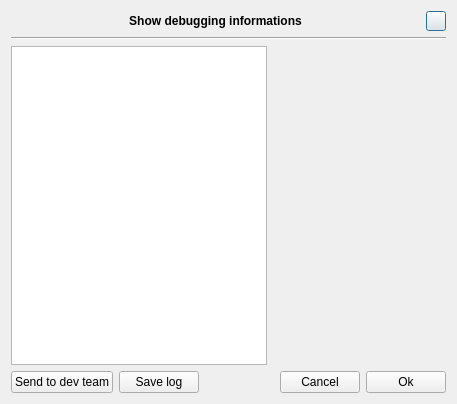
<?xml version="1.0" encoding="UTF-8"?>
<ui version="4.0">
 <class>Core::Internal::DebugDialog</class>
 <widget class="QDialog" name="Core::Internal::DebugDialog">
  <property name="geometry">
   <rect>
    <x>0</x>
    <y>0</y>
    <width>457</width>
    <height>404</height>
   </rect>
  </property>
  <property name="windowTitle">
   <string>Dialog</string>
  </property>
  <layout class="QGridLayout" name="gridLayout">
   <item row="0" column="0">
    <layout class="QHBoxLayout" name="horizontalLayout_2">
     <item>
      <widget class="QLabel" name="label">
       <property name="sizePolicy">
        <sizepolicy hsizetype="Preferred" vsizetype="Fixed">
         <horstretch>0</horstretch>
         <verstretch>0</verstretch>
        </sizepolicy>
       </property>
       <property name="font">
        <font>
         <weight>75</weight>
         <bold>true</bold>
        </font>
       </property>
       <property name="text">
        <string>Show debugging informations</string>
       </property>
       <property name="alignment">
        <set>Qt::AlignCenter</set>
       </property>
      </widget>
     </item>
     <item>
      <widget class="QPushButton" name="fullScreenButton">
       <property name="minimumSize">
        <size>
         <width>20</width>
         <height>20</height>
        </size>
       </property>
       <property name="maximumSize">
        <size>
         <width>20</width>
         <height>20</height>
        </size>
       </property>
       <property name="text">
        <string/>
       </property>
      </widget>
     </item>
    </layout>
   </item>
   <item row="1" column="0">
    <widget class="Line" name="line">
     <property name="orientation">
      <enum>Qt::Horizontal</enum>
     </property>
    </widget>
   </item>
   <item row="2" column="0">
    <layout class="QHBoxLayout" name="horizontalLayout_3">
     <item>
      <widget class="QTreeWidget" name="tree">
       <property name="sizePolicy">
        <sizepolicy hsizetype="Preferred" vsizetype="Expanding">
         <horstretch>0</horstretch>
         <verstretch>0</verstretch>
        </sizepolicy>
       </property>
       <attribute name="headerVisible">
        <bool>false</bool>
       </attribute>
       <column>
        <property name="text">
         <string notr="true">1</string>
        </property>
       </column>
      </widget>
     </item>
     <item>
      <widget class="QWidget" name="forStack" native="true">
       <property name="sizePolicy">
        <sizepolicy hsizetype="Expanding" vsizetype="Expanding">
         <horstretch>0</horstretch>
         <verstretch>0</verstretch>
        </sizepolicy>
       </property>
       <property name="minimumSize">
        <size>
         <width>100</width>
         <height>100</height>
        </size>
       </property>
      </widget>
     </item>
    </layout>
   </item>
   <item row="3" column="0">
    <layout class="QHBoxLayout" name="horizontalLayout">
     <item>
      <widget class="QPushButton" name="butSend">
       <property name="sizePolicy">
        <sizepolicy hsizetype="Expanding" vsizetype="Fixed">
         <horstretch>0</horstretch>
         <verstretch>0</verstretch>
        </sizepolicy>
       </property>
       <property name="text">
        <string>Send to dev team</string>
       </property>
      </widget>
     </item>
     <item>
      <widget class="QPushButton" name="butSave">
       <property name="text">
        <string>Save log</string>
       </property>
      </widget>
     </item>
     <item>
      <spacer name="horizontalSpacer">
       <property name="orientation">
        <enum>Qt::Horizontal</enum>
       </property>
       <property name="sizeHint" stdset="0">
        <size>
         <width>40</width>
         <height>20</height>
        </size>
       </property>
      </spacer>
     </item>
     <item>
      <widget class="QPushButton" name="pushButton_2">
       <property name="sizePolicy">
        <sizepolicy hsizetype="Expanding" vsizetype="Fixed">
         <horstretch>0</horstretch>
         <verstretch>0</verstretch>
        </sizepolicy>
       </property>
       <property name="text">
        <string>Cancel</string>
       </property>
      </widget>
     </item>
     <item>
      <widget class="QPushButton" name="pushButton">
       <property name="sizePolicy">
        <sizepolicy hsizetype="Expanding" vsizetype="Fixed">
         <horstretch>0</horstretch>
         <verstretch>0</verstretch>
        </sizepolicy>
       </property>
       <property name="text">
        <string>Ok</string>
       </property>
      </widget>
     </item>
    </layout>
   </item>
  </layout>
 </widget>
 <resources/>
 <connections>
  <connection>
   <sender>pushButton</sender>
   <signal>clicked()</signal>
   <receiver>Core::Internal::DebugDialog</receiver>
   <slot>accept()</slot>
   <hints>
    <hint type="sourcelabel">
     <x>429</x>
     <y>376</y>
    </hint>
    <hint type="destinationlabel">
     <x>352</x>
     <y>397</y>
    </hint>
   </hints>
  </connection>
  <connection>
   <sender>pushButton_2</sender>
   <signal>clicked()</signal>
   <receiver>Core::Internal::DebugDialog</receiver>
   <slot>reject()</slot>
   <hints>
    <hint type="sourcelabel">
     <x>275</x>
     <y>378</y>
    </hint>
    <hint type="destinationlabel">
     <x>275</x>
     <y>395</y>
    </hint>
   </hints>
  </connection>
 </connections>
</ui>
